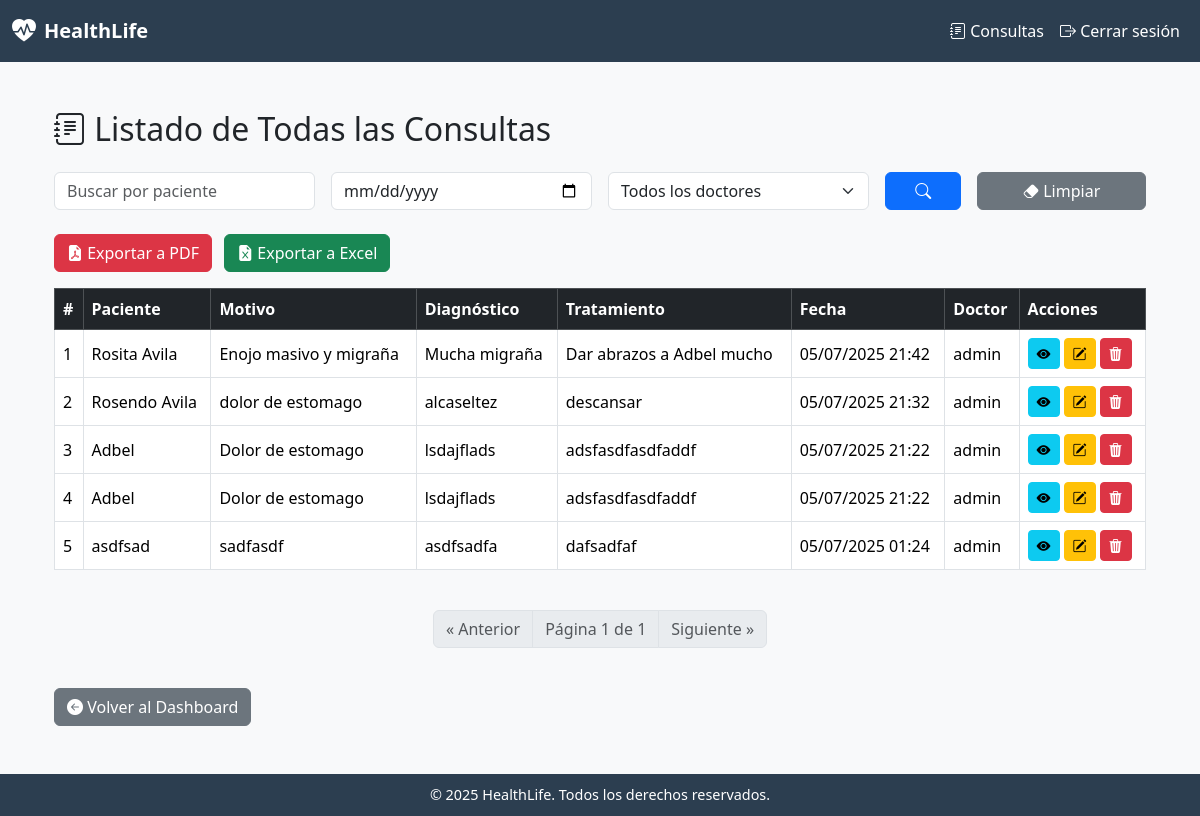
Page /consultas/todas/ (signed in) on the committed database.
### consultas/models.py (models this page shows, shortened)
class Consulta(models.Model):
    paciente_nombre = models.CharField(max_length=100)
    motivo = models.TextField()
    diagnostico = models.TextField()
    tratamiento = models.TextField()
    fecha = models.DateTimeField(auto_now_add=True)
    doctor = models.ForeignKey(settings.AUTH_USER_MODEL, on_delete=models.CASCADE)

### usuarios/models.py (models this page shows, shortened)
class CustomUser(AbstractUser):
    email = models.EmailField(unique=True)
    firma_digital = models.ImageField(upload_to='firmas/', blank=True, null=True)
    especialidad = models.CharField(max_length=100, blank=True, null=True)
    rol = models.CharField(max_length=50, choices=[
        ('administrador', 'Administrador'),
        ('doctor', 'Doctor'),
        ('recepcionista', 'Recepcionista'),
    ])

### consultas/views.py (the view)
# urls.py: path('todas/', views.listar_consultas, name='listar_consultas'),
@login_required
def listar_consultas(request):
    paciente_query = request.GET.get('paciente', '').strip()
    fecha_query = request.GET.get('fecha', '').strip()
    doctor_query = request.GET.get('doctor', '').strip()
    consultas = Consulta.objects.all().order_by('-fecha')
    if paciente_query:
        consultas = consultas.filter(paciente_nombre__icontains=paciente_query)
    if fecha_query:
        consultas = consultas.filter(fecha__date=fecha_query)
    if doctor_query:
        consultas = consultas.filter(doctor__id=doctor_query)
    paginator = Paginator(consultas, 5)
    page_number = request.GET.get('page')
    page_obj = paginator.get_page(page_number)
    User = get_user_model()
    doctores = User.objects.all()
    context = {
        'consultas': page_obj,
        'paciente_query': paciente_query,
        'fecha_query': fecha_query,
        'doctor_query': doctor_query,
        'doctores': doctores,
        'page_obj': page_obj,
    }
    return render(request, 'consultas/listar_consultas.html', context)

### templates/consultas/listar_consultas.html (shortened to what this page needs)
{% extends 'base.html' %}
{% block content %}
<div class="container mt-5">
    <h2 class="mb-4"><i class="bi bi-journal-text"></i> Listado de Todas las Consultas</h2>
    <form method="get" class="row g-3 mb-4">
        <div class="col-md-3">
            <input type="text" name="paciente" class="form-control" placeholder="Buscar por paciente"
                   value="{{ paciente_query }}">
        </div>
        <div class="col-md-3">
            <input type="date" name="fecha" class="form-control" value="{{ fecha_query }}">
        </div>
        <div class="col-md-3">
            <select name="doctor" class="form-select">
                <option value="">Todos los doctores</option>
            </select>
        </div>
        <div class="col-md-1">
            <button type="submit" class="btn btn-primary w-100">
                <i class="bi bi-search"></i>
            </button>
        </div>
        <div class="col-md-2">
            <a href="{% url 'listar_consultas' %}" class="btn btn-secondary w-100">
                <i class="bi bi-eraser-fill"></i> Limpiar
            </a>
        </div>
    </form>
    <div class="mb-3">
        <a href="{% url 'exportar_consultas_pdf' %}" class="btn btn-danger me-2">
            <i class="bi bi-file-earmark-pdf-fill"></i> Exportar a PDF
        </a>
        <a href="{% url 'exportar_consultas_excel' %}" class="btn btn-success">
            <i class="bi bi-file-earmark-excel-fill"></i> Exportar a Excel
        </a>
    </div>
    {% if consultas %}
        <div class="table-responsive">
            <table class="table table-bordered table-hover align-middle">
                <thead class="table-dark">
                    <tr>
                        <th>#</th>
                        <th>Paciente</th>
                        <th>Motivo</th>
                        <th>Diagnóstico</th>
                        <th>Tratamiento</th>
                        <th>Fecha</th>
                        <th>Doctor</th>
                        <th>Acciones</th>
                    </tr>
                </thead>
                <tbody>
                    {% for consulta in consultas %}
                    <tr>
                        <td>{{ forloop.counter0|add:consultas.start_index }}</td>
                        <td>{{ consulta.paciente_nombre|default:"(Sin nombre)" }}</td>
                        <td>{{ consulta.motivo|truncatechars:50 }}</td>
                        <td>{{ consulta.diagnostico|truncatechars:50 }}</td>
                        <td>{{ consulta.tratamiento|truncatechars:50 }}</td>
                        <td>{{ consulta.fecha|date:"d/m/Y H:i" }}</td>
                        <td>{{ consulta.doctor.get_full_name|default:consulta.doctor.username }}</td>
                        <td>
                            {% if consulta.doctor == user %}
                                <div class="d-flex gap-1">
                                    <a href="{% url 'detalle_consulta' consulta.id %}" class="btn btn-sm btn-info" title="Ver Detalle">
                                        <i class="bi bi-eye-fill"></i>
                                    </a>
                                    <a href="{% url 'editar_consulta' consulta.id %}" class="btn btn-sm btn-warning" title="Editar">
                                        <i class="bi bi-pencil-square"></i>
                                    </a>
                                    <a href="{% url 'eliminar_consulta' consulta.id %}" class="btn btn-sm btn-danger"
                                       onclick="return confirm('¿Estás seguro de eliminar esta consulta?');" title="Eliminar">
                                        <i class="bi bi-trash3-fill"></i>
                                    </a>
                                </div>
                            {% else %}
                                <span class="text-muted">Acceso restringido</span>
                            {% endif %}
                        </td>
                    </tr>
                    {% endfor %}
                </tbody>
            </table>
        </div>
        <nav aria-label="Paginación de consultas" class="mt-4">
            <ul class="pagination justify-content-center">
                {% if consultas.has_previous %}
                <li class="page-item">
                    <a class="page-link"
                       href="?{% if paciente_query %}paciente={{ paciente_query }}&{% endif %}{% if fecha_query %}fecha={{ fecha_query }}&{% endif %}{% if doctor_query %}doctor={{ doctor_query }}&{% endif %}page={{ consultas.previous_page_number }}">
                        &laquo; Anterior
                    </a>
                </li>
                {% else %}
                <li class="page-item disabled"><span class="page-link">&laquo; Anterior</span></li>
                {% endif %}
                <li class="page-item disabled">
                    <span class="page-link">Página {{ consultas.number }} de {{ consultas.paginator.num_pages }}</span>
                </li>
                {% if consultas.has_next %}
                <li class="page-item">
                    <a class="page-link"
                       href="?{% if paciente_query %}paciente={{ paciente_query }}&{% endif %}{% if fecha_query %}fecha={{ fecha_query }}&{% endif %}{% if doctor_query %}doctor={{ doctor_query }}&{% endif %}page={{ consultas.next_page_number }}">
                        Siguiente &raquo;
                    </a>
                </li>
                {% else %}
                <li class="page-item disabled"><span class="page-link">Siguiente &raquo;</span></li>
                {% endif %}
            </ul>
        </nav>
    {% else %}
        <p class="text-muted">Aún no hay consultas registradas.</p>
    {% endif %}
    <a href="{% url 'dashboard' %}" class="btn btn-secondary mt-4">
        <i class="bi bi-arrow-left-circle-fill"></i> Volver al Dashboard
    </a>
</div>
{% endblock %}

### templates/base.html (style rules this page uses)
body { background-color: #f8f9fa; }
.container { margin-top: 30px; }

### rows in the picture
Consulta: paciente_nombre "Rosita Avila", motivo "Enojo masivo y migraña", diagnostico "Mucha migraña", tratamiento "Dar abrazos a Adbel mucho", fecha "05/07/2025 21:42", doctor.get_full_name "admin"
Consulta: paciente_nombre "Rosendo Avila", motivo "dolor de estomago", diagnostico "alcaseltez", tratamiento "descansar", fecha "05/07/2025 21:32", doctor.get_full_name "admin"
Consulta: paciente_nombre "Adbel", motivo "Dolor de estomago", diagnostico "lsdajflads", tratamiento "adsfasdfasdfaddf", fecha "05/07/2025 21:22", doctor.get_full_name "admin"
Consulta: paciente_nombre "Adbel", motivo "Dolor de estomago", diagnostico "lsdajflads", tratamiento "adsfasdfasdfaddf", fecha "05/07/2025 21:22", doctor.get_full_name "admin"
Consulta: paciente_nombre "asdfsad", motivo "sadfasdf", diagnostico "asdfsadfa", tratamiento "dafsadfaf", fecha "05/07/2025 01:24", doctor.get_full_name "admin"

### other values in the picture
{{ consultas.number }} "1"
{{ consultas.paginator.num_pages }} "1"
